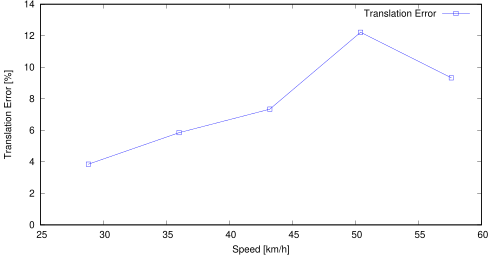

This figure's gnuplot source:
set term postscript eps enhanced color
set output "09_avg_ts.eps"
set size ratio 0.5
set yrange [0:*]
set xlabel "Speed [km/h]"
set ylabel "Translation Error [%]"
plot "09_avg_ts.txt" using ($1*3.6):($2*100) title 'Translation Error' lc rgb "#0000FF" pt 4 w linespoints
